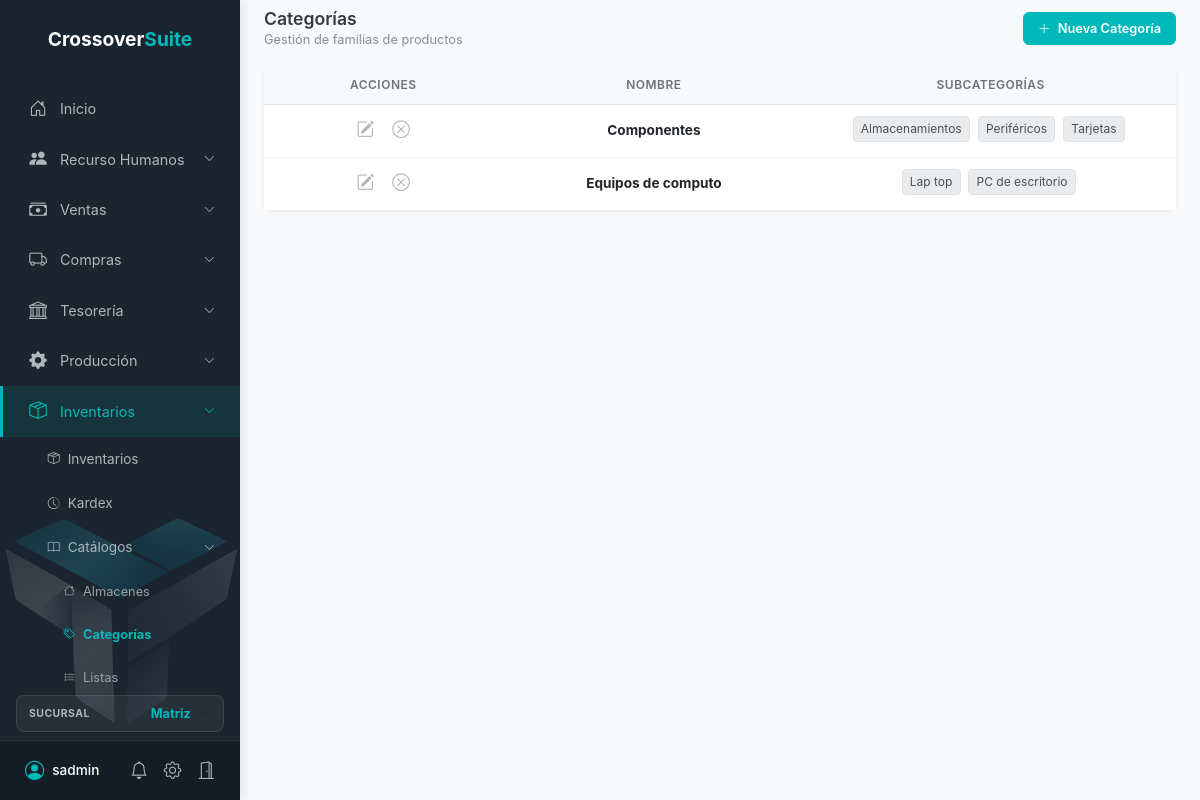
The app's page /inventario/categorias/ (signed in), older data.
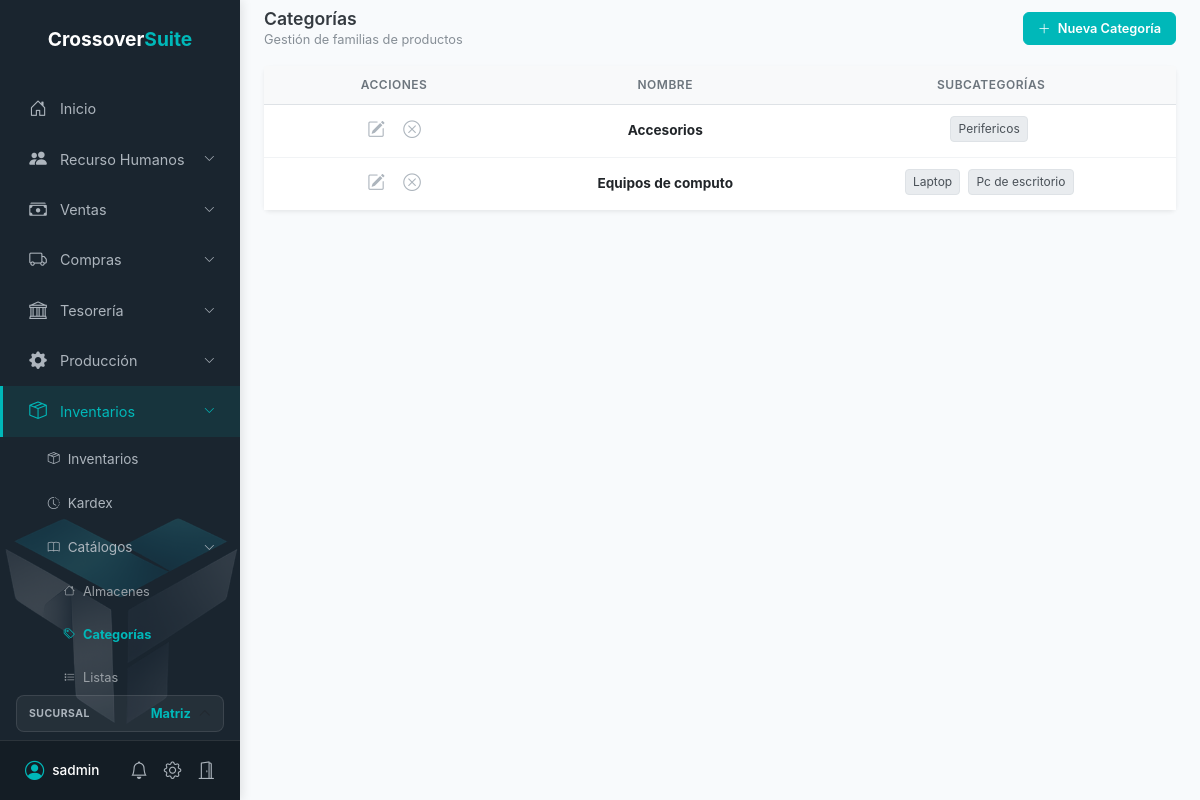
The same page, newer data.
### preferencias/models.py (models this page shows, shortened)
class Sucursal(models.Model):
    nombre = models.CharField(max_length=150, verbose_name="Nombre de la Sucursal")
    calle = models.CharField(max_length=200, verbose_name="Calle")
    numero_exterior = models.CharField(max_length=50, verbose_name="Número Exterior")
    numero_interior = models.CharField(max_length=50, blank=True, null=True, verbose_name="Número Interior")
    colonia = models.CharField(max_length=150, verbose_name="Colonia")
    ciudad = models.CharField(max_length=150, verbose_name="Ciudad/Municipio")
    estado = models.CharField(max_length=100, verbose_name="Estado")
    pais = models.CharField(max_length=100, default="México", verbose_name="País")
    cp = models.CharField(max_length=10, verbose_name="Código Postal")
    empresa = models.ForeignKey(Empresa, on_delete=models.CASCADE, related_name='sucursales')
    fecha_creacion = models.DateTimeField(auto_now_add=True)
    class Meta:
        verbose_name = "Sucursal"
        verbose_name_plural = "Sucursales"

### categorias/models.py (models this page shows, shortened)
class Categoria(models.Model):
    nombre = models.CharField(max_length=150, verbose_name="Nombre de la Categoría")
    empresa = models.ForeignKey(
        Empresa,
        on_delete=models.CASCADE,
        null=True,
        blank=True,
        verbose_name="Empresa",
        related_name='categorias_catalogo' # <--- AGREGAR ESTO (nombre diferente)
    )
    class Meta:
        verbose_name = "Categoría"
        verbose_name_plural = "Categorías"
        ordering = ['nombre']

class Subcategoria(models.Model):
    nombre = models.CharField(max_length=150, verbose_name="Nombre de la Subcategoría")
    categoria = models.ForeignKey(Categoria, related_name='subcategorias', on_delete=models.CASCADE, verbose_name="Categoría Padre")
    empresa = models.ForeignKey(
        Empresa,
        on_delete=models.CASCADE,
        null=True,
        blank=True,
        verbose_name="Empresa"
    )
    class Meta:
        verbose_name = "Subcategoría"
        verbose_name_plural = "Subcategorías"
        ordering = ['nombre']

### categorias/views.py (the view)
# urls.py: path('categorias/', views.lista_categorias, name='lista_categorias'),
@login_required(login_url='/login/')
@require_inventory_permission('categorias', 'ver')
def lista_categorias(request):
    empresa_actual = get_empresa_actual(request)
    if not empresa_actual:
        return render(request, 'error_sin_empresa.html', status=403)
    categorias = Categoria.objects.filter(empresa=empresa_actual).prefetch_related('subcategorias').order_by('nombre')
    contexto = {
        'categorias': categorias
    }
    return render(request, 'dashboard_categorias.html', contexto)

### categorias/views.py (called while the page is built)
def get_empresa_actual(request):
    username = request.user.username
    if '@' in username:
        subdominio = username.split('@')[1]
        try:
            return Empresa.objects.get(subdominio=subdominio)
        except Empresa.DoesNotExist:
            return None
    return None

### preferencias/permissions.py (called while the page is built, shortened)
def get_empresa_actual(request):
    username = request.user.username
    if '@' in username:
        subdominio = username.split('@')[1]
        try:
            return Empresa.objects.get(subdominio=subdominio)
        except Empresa.DoesNotExist:
            return None
    return None

def user_has_sales_permission(request, submodulo, accion):
    user = request.user
    if not user.is_authenticated:
        return False
    empresa = get_empresa_actual(request)
    if not empresa:
        return user.is_superuser
    if not empresa.modulo_ventas:
        return False
    if user.is_superuser:
        return True

def get_granular_purchase_permissions(request):
    perms = {}
    for submodulo, acciones in PURCHASES_PERMISSION_MATRIX.items():
        perms[submodulo] = {accion: user_has_purchase_permission(request, submodulo, accion) for accion in acciones}
    return perms

### templates/dashboard_categorias.html (shortened to what this page needs)
{% extends 'base.html' %}
{% block content %}
<div class="container-fluid py-2 px-4">
    <div class="d-flex flex-column flex-md-row justify-content-between align-items-md-center gap-3 mb-3">
        <div>
            <h4 class="section-title mb-0">Categorías</h4>
            <span class="section-subtitle">Gestión de familias de productos</span>
        </div>
        <div class="d-flex flex-wrap align-items-center gap-2">
            {% if granular_inventory_perms.categorias.crear %}
            <button class="btn btn-brand text-white btn-pro shadow-sm" data-bs-toggle="modal" data-bs-target="#modalCrearCategoria">
                <i class="bi bi-plus-lg me-1"></i> Nueva Categoría
            </button>
            {% endif %}
        </div>
    </div>
    <div class="card border-0 shadow-sm">
        <div class="card-body p-0">
            <div class="table-responsive">
                <table class="table table-pro mb-0">
                    <thead>
                        <tr>
                            <th class="text-center" style="width: 60px;">Acciones</th>
                            <th class="text-center" style="width: 60px;">Nombre</th>
                            <th class="text-center" style="width: 60px;">Subcategorías</th>
                        </tr>
                    </thead>
                    <tbody>
                        {% for c in categorias %}
                        <tr>
                            <td class="text-center">
                                {% if granular_inventory_perms.categorias.editar %}
                                <span data-id="{{ c.id }}" onclick="cargarCategoriaEdicion(this)" class="icon-action" title="Editar">
                                    <i class="bi bi-pencil-square"></i>
                                </span>
                                {% endif %}
                                {% if granular_inventory_perms.categorias.eliminar %}
                                <span data-id="{{ c.id }}" onclick="eliminarCategoria(this)" class="icon-action" title="Eliminar" style="color: #adb5bd;" onmouseover="this.style.color='#dc3545'" onmouseout="this.style.color='#adb5bd'">
                                    <i class="bi bi-x-circle"></i>
                                </span>
                                {% endif %}
                            </td>
                            <td class="text-center">
                                <div class="fw-bold text-dark">{{ c.nombre }}</div>
                            </td>
                            <td class="text-center">
                                <div>
                                    {% for sub in c.subcategorias.all %}
                                        <span class="badge-sub">{{ sub.nombre }}</span>
                                    {% empty %}
                                        <span class="text-muted small fst-italic">Sin subcategorías</span>
                                    {% endfor %}
                                </div>
                            </td>
                        </tr>
                        {% endfor %}
                    </tbody>
                </table>
            </div>
        </div>
    </div>
</div>
{% endblock %}

### templates/base.html (shortened to what the changed rows need)
{% load static %}
<!DOCTYPE html>
<html lang="es">
<head>
    <link href="https://cdn.jsdelivr.net/npm/bootstrap@5.3.0/dist/css/bootstrap.min.css" rel="stylesheet">
    <link rel="stylesheet" href="https://cdn.jsdelivr.net/npm/bootstrap-icons@1.11.1/font/bootstrap-icons.css">
    <link rel="stylesheet" href="{% static 'css/global.css' %}?v={% now 'U' %}">
</head>
<body class="{% if '/inventario/' in request.path or '/ventas/' in request.path or '/compras/' in request.path %}sidebar-open{% endif %}">
    <div class="sidebar" id="sidebarMenu">
        {% if sucursales_list %}
        <div class="sidebar-branch-selector px-3 mb-2">
            <div class="dropdown">
                <button class="btn btn-sm w-100 d-flex justify-content-between align-items-center branch-dropdown-btn" type="button" data-bs-toggle="dropdown" aria-expanded="false">
                    <div class="d-flex align-items-center overflow-hidden ms-2">
                        <span class="text-truncate fw-bold" style="font-size: 0.8rem; color: var(--brand-color);">
                            {% for suc in sucursales_list %}
                                {% if suc.id|stringformat:"s" == sucursal_actual_id|stringformat:"s" %}
                                    {{ suc.nombre }}
                                {% endif %}
                            {% endfor %}
                        </span>
                        <i class="bi bi-chevron-up ms-2 small text-muted"></i>
                    </div>
                </button>
            </div>
        </div>
        {% endif %}
    </div>
    <div class="main-content">
        {% block content %}{% endblock %}
    </div>
</body>
</html>

Row changes from the older to the newer data that the page shows:
removed Categoria: nombre "Componentes"
removed Subcategoria: nombre "Almacenamientos", shown under "Componentes"
removed Subcategoria: nombre "Periféricos", shown under "Componentes"
removed Subcategoria: nombre "Tarjetas", shown under "Componentes"
removed Subcategoria: nombre "Lap top", shown under "Equipos de computo"
removed Subcategoria: nombre "PC de escritorio", shown under "Equipos de computo"
added Categoria: nombre "Accesorios"
added Subcategoria: nombre "Perifericos", shown under "Accesorios"
added Subcategoria: nombre "Laptop", shown under "Equipos de computo"
added Subcategoria: nombre "Pc de escritorio", shown under "Equipos de computo"
